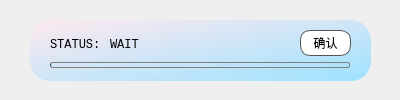
<?xml version="1.0" encoding="UTF-8"?>
<ui version="4.0">
 <class>Progress</class>
 <widget class="QWidget" name="Progress">
  <property name="geometry">
   <rect>
    <x>0</x>
    <y>0</y>
    <width>400</width>
    <height>100</height>
   </rect>
  </property>
  <property name="windowTitle">
   <string>Form</string>
  </property>
  <widget class="QProgressBar" name="progressBar">
   <property name="geometry">
    <rect>
     <x>50</x>
     <y>62</y>
     <width>300</width>
     <height>6</height>
    </rect>
   </property>
   <property name="styleSheet">
    <string notr="true">
QProgressBar{
    color : solid gray;
    border: 1px solid gray;
    border-radius: 2px;
    background: transparent;
    padding: 0px;
    text-align : center ;
}</string>
   </property>
   <property name="value">
    <number>0</number>
   </property>
   <property name="textVisible">
    <bool>false</bool>
   </property>
  </widget>
  <widget class="QLabel" name="label">
   <property name="geometry">
    <rect>
     <x>50</x>
     <y>35</y>
     <width>61</width>
     <height>20</height>
    </rect>
   </property>
   <property name="font">
    <font>
     <family>Courier New</family>
    </font>
   </property>
   <property name="text">
    <string>STATUS:</string>
   </property>
  </widget>
  <widget class="QPushButton" name="pushButton_ok">
   <property name="geometry">
    <rect>
     <x>300</x>
     <y>30</y>
     <width>51</width>
     <height>26</height>
    </rect>
   </property>
   <property name="font">
    <font>
     <family>苹方 常规</family>
    </font>
   </property>
   <property name="styleSheet">
    <string notr="true">QPushButton#pushButton_ok{

background-color: rgb(255, 255, 255);
border-radius:10px;
border:1px solid #555;
}


QPushButton#pushButton_ok:hover{
background-color: rgb(0, 255, 127);
	color: rgb(255, 255, 255);
border-radius:10px;
border:1px solid #555;
}</string>
   </property>
   <property name="text">
    <string>确认</string>
   </property>
   <property name="flat">
    <bool>false</bool>
   </property>
  </widget>
  <widget class="QFrame" name="frame">
   <property name="geometry">
    <rect>
     <x>30</x>
     <y>20</y>
     <width>341</width>
     <height>61</height>
    </rect>
   </property>
   <property name="styleSheet">
    <string notr="true">background-color: qlineargradient(spread:pad, x1:0, y1:0, x2:1, y2:1, stop:0 rgba(255, 233, 239, 255), stop:1 rgba(157, 226, 255, 255));

border-radius:20px;</string>
   </property>
   <property name="frameShape">
    <enum>QFrame::StyledPanel</enum>
   </property>
   <property name="frameShadow">
    <enum>QFrame::Raised</enum>
   </property>
  </widget>
  <widget class="QLabel" name="label_status">
   <property name="geometry">
    <rect>
     <x>110</x>
     <y>35</y>
     <width>181</width>
     <height>20</height>
    </rect>
   </property>
   <property name="font">
    <font>
     <family>Courier New</family>
    </font>
   </property>
   <property name="text">
    <string>WAIT</string>
   </property>
  </widget>
  <zorder>frame</zorder>
  <zorder>progressBar</zorder>
  <zorder>label</zorder>
  <zorder>pushButton_ok</zorder>
  <zorder>label_status</zorder>
 </widget>
 <resources/>
 <connections/>
</ui>
